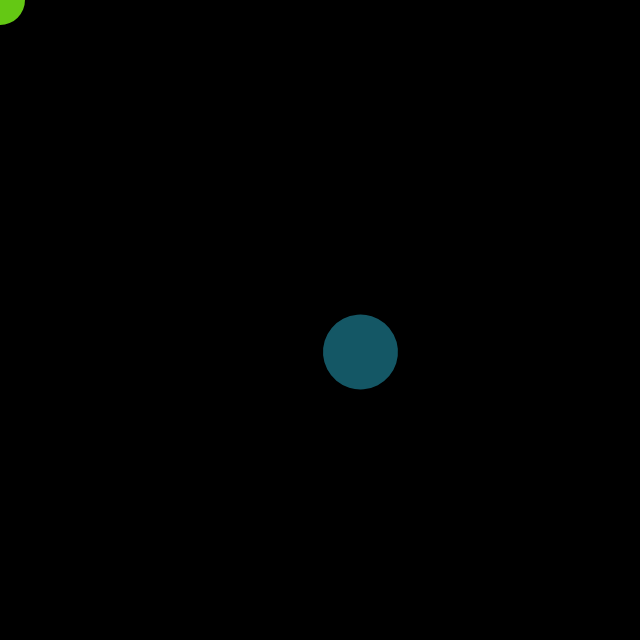
Frame 1 (no input)
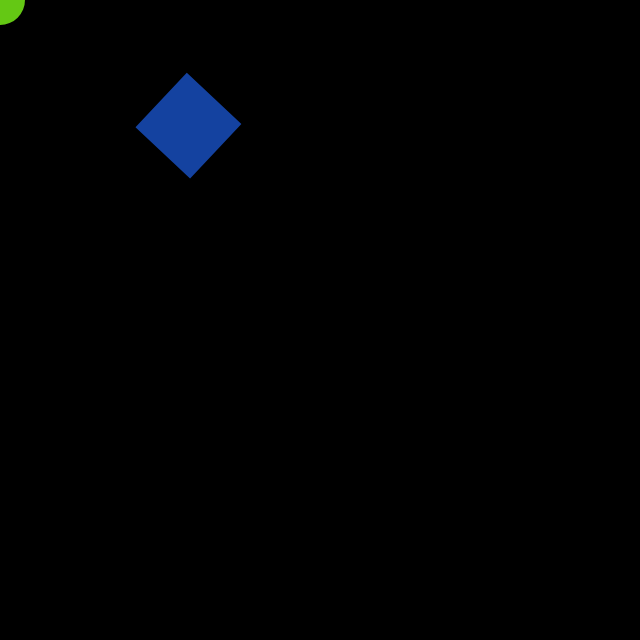
Frame 60 (no input)
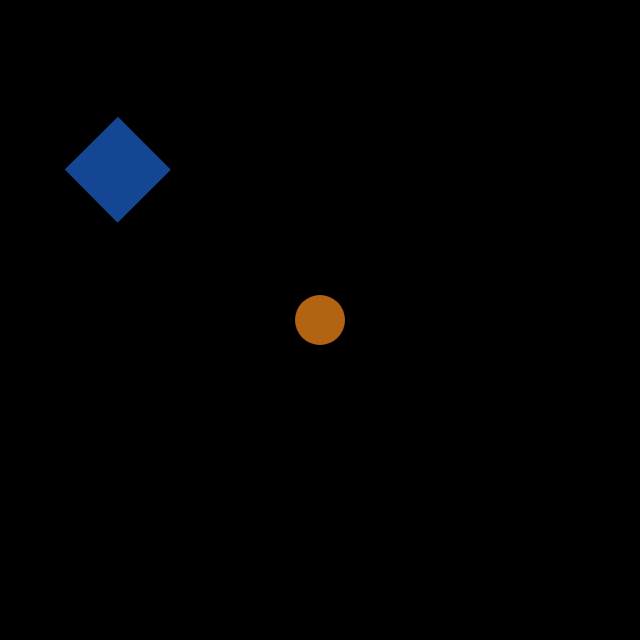
Frame 120 (the mouse pressed at the canvas centre since frame 60)

The p5.js sketch that drew these frames (run headless with seeded random() and noise() and a simulated clock; from frame 60 on, the mouse is pressed at the canvas centre):

// p5.js sketch
// ── sketch.js
let v;

function setup() {
  createCanvas(640, 640);
  v = new Vehicle(width/2, height/2);
}

function draw() {
  background(0);
  let mouse = createVector(mouseX, mouseY);
  // let dirX = (mouseX / width - 0.5) * 2;
  // let dirY = (mouseY / height - 0.5) * 2;
  // directionalLight(250, 250, 250, -dirX, -dirY, -1);
  fill(map(mouseX, 0, 640, 100, 255), map(mouseY, 0, 640, 200, 0), 20);
  noStroke();
  ellipse(mouse.x, mouse.y, 50 , 50 );

  v.arrive(mouse);
  v.update();
  v.display();

}

// ── vehicle.js
// similar to Mover class

class Vehicle {
  constructor(x, y) {
    this.pos = createVector(x, y);
    this.acc = createVector(0, 0);
    this.vel = createVector(0, -2);
    this.maxspeed = 5;
    this.maxforce = 0.2;
    this.r = 6;
  }

  update() {
    this.vel.add(this.acc);
    this.vel.limit(this.maxspeed);
    this.pos.add(this.vel);
    this.acc.mult(0);
  }

  applyForce(force) {
    this.acc.add(force);
  }
/*
  seek(target) {
    var desired = p5.Vector.sub(target, this.pos);
    desired.setMag(this.maxspeed);
    desired.mult(0.05);
    var steer = p5.Vector.sub(desired, this.vel);
    steer.limit(this.maxforce);
    this.applyForce(steer);
  }
*/
  arrive(target) {
    var desired = p5.Vector.sub(target, this.pos);
    var d = desired.mag();
    //scale damping within 100 px
    if (d < 100) {
      var m = map(d, 0, 100, 0, this.maxspeed);
      desired.setMag(m);
    } else {
      desired.setMag(this.maxspeed);
    }
    // steering = desired  - velocity
    var steer = p5.Vector.sub(desired, this.vel);
    steer.limit(this.maxforce);
    this.applyForce(steer);
  }

  // draw the Bob
  display() {
    var theta = this.vel.heading() + PI / 2;
    fill(20, map(this.pos.x, 0, 640, 50, 125), map(this.pos.y, 0, 640, 200, 0));
    // console.log(this.vel.x);
    // slower, closer to 0
    // var speed = map ((this.vel.x + this.vel.y)/2, this.maxspeed * -1, this.maxspeed, 0, 50)
    // var speedX = map(this.vel.x, this.maxspeed * -1, this.maxspeed, 0, 20);
    // var speedY = map(this.vel.y, this.maxspeed * -1, this.maxspeed, 0, 20);

    // var dist = map(this.pos.x - mouseX + 1000, -1000, 1000, 0, 50);
    var posVel = 1;
    if (this.vel.x * this.vel.y < 0) {
      posVel = (this.vel.x * this.vel.y) * - 1;
    } else {
      posVel = this.vel.x * this.vel.y
    }
    // console.log(posVel);
    // console.log((posVel)/2); //always positive velocity value
    var mapVel = map(posVel, this.maxspeed * 3, 0, 0, 50);
    // console.log(mapVel);
    noStroke();
    push();
    translate(this.pos.x, this.pos.y);
    rotate(theta);
    rect(0, 0, 75, 75, mapVel - 8);
    // beginShape();
    // vertex(0, -this.r * 2);
    // vertex(-this.r * 3 * (this.vel.x*0.5), this.r * 10);
    // vertex(this.r * 3 *(this.vel.x*0.5) , this.r * 10);
    // endShape(CLOSE);
    pop();
  }
}
